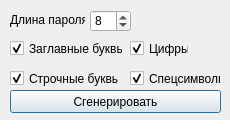
<?xml version="1.0" encoding="UTF-8"?>
<ui version="4.0">
 <class>Dialog</class>
 <widget class="QDialog" name="Dialog">
  <property name="geometry">
   <rect>
    <x>0</x>
    <y>0</y>
    <width>230</width>
    <height>120</height>
   </rect>
  </property>
  <property name="windowTitle">
   <string>Generate password</string>
  </property>
  <widget class="QSpinBox" name="spinBoxLen">
   <property name="geometry">
    <rect>
     <x>90</x>
     <y>10</y>
     <width>41</width>
     <height>22</height>
    </rect>
   </property>
   <property name="minimum">
    <number>1</number>
   </property>
   <property name="maximum">
    <number>16</number>
   </property>
   <property name="value">
    <number>8</number>
   </property>
  </widget>
  <widget class="QCheckBox" name="checkBoxUpper">
   <property name="geometry">
    <rect>
     <x>10</x>
     <y>40</y>
     <width>113</width>
     <height>17</height>
    </rect>
   </property>
   <property name="text">
    <string>Заглавные буквы</string>
   </property>
   <property name="checked">
    <bool>true</bool>
   </property>
   <property name="tristate">
    <bool>false</bool>
   </property>
  </widget>
  <widget class="QCheckBox" name="checkBoxLower">
   <property name="geometry">
    <rect>
     <x>10</x>
     <y>70</y>
     <width>109</width>
     <height>17</height>
    </rect>
   </property>
   <property name="text">
    <string>Строчные буквы</string>
   </property>
   <property name="checked">
    <bool>true</bool>
   </property>
   <property name="tristate">
    <bool>false</bool>
   </property>
  </widget>
  <widget class="QCheckBox" name="checkBoxDigits">
   <property name="geometry">
    <rect>
     <x>130</x>
     <y>40</y>
     <width>59</width>
     <height>17</height>
    </rect>
   </property>
   <property name="text">
    <string>Цифры</string>
   </property>
   <property name="checked">
    <bool>true</bool>
   </property>
   <property name="tristate">
    <bool>false</bool>
   </property>
  </widget>
  <widget class="QCheckBox" name="checkBoxSpec">
   <property name="geometry">
    <rect>
     <x>130</x>
     <y>70</y>
     <width>91</width>
     <height>17</height>
    </rect>
   </property>
   <property name="text">
    <string>Спецсимволы</string>
   </property>
   <property name="checked">
    <bool>true</bool>
   </property>
   <property name="tristate">
    <bool>false</bool>
   </property>
  </widget>
  <widget class="QLabel" name="label">
   <property name="geometry">
    <rect>
     <x>10</x>
     <y>10</y>
     <width>75</width>
     <height>20</height>
    </rect>
   </property>
   <property name="text">
    <string>Длина пароля:</string>
   </property>
  </widget>
  <widget class="QPushButton" name="pushButtonGenerate">
   <property name="geometry">
    <rect>
     <x>10</x>
     <y>90</y>
     <width>211</width>
     <height>23</height>
    </rect>
   </property>
   <property name="text">
    <string>Сгенерировать</string>
   </property>
  </widget>
 </widget>
 <resources/>
 <connections/>
</ui>
